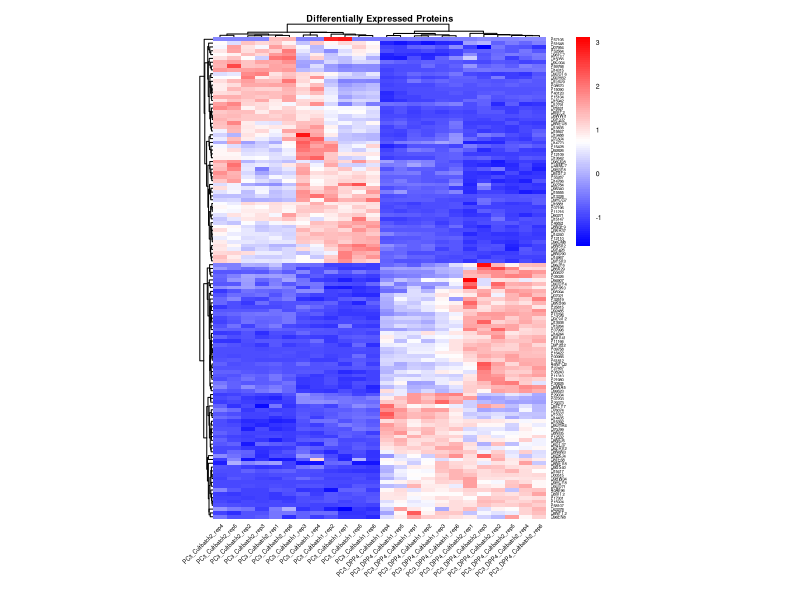

Write R code to recreate this figure.
# -----------------------------
# 1. Install and load the necessary libraries
# -----------------------------
install.packages(c("pheatmap", "dplyr", "tidyverse"))
library(pheatmap)
library(dplyr)
library(tidyverse)

# -----------------------------
# 2. Upload data
# -----------------------------
# Upload the protein intensities file
# Adjust the separator and file name accordingly.
intensities <- read.csv("report.pg_matrix_WTvsDPP4_HumanProtein_Heatmap.csv", 
                        sep = ";", 
                        header = TRUE, 
                        stringsAsFactors = FALSE) 

# Load the differentially expressed proteins file
# It is assumed that this file contains at least the column "Protein_ID"
diff_expr <- read.csv("DE_results_human_WTvsDPP4.csv", 
                      sep = ";", 
                      header = TRUE, 
                      stringsAsFactors = FALSE)

report_pg_filtered <- diff_expr %>% 
  filter(abs(log2_FC) > 1.2)

# -----------------------------
# 3. Review and prepare identifiers
# -----------------------------
# Print the column names to verify that you have the correct identifiers
print("Columns en intensities:")
print(colnames(intensities))
print("Columns en diff_expr:")
print(colnames(diff_expr))
# **Make sure that in both files the identifier is called ‘Protein_ID ’**.

# If necessary, we make the identifiers in the intensity file unique
intensities$Protein.Group <- make.unique(as.character(intensities$Protein.Group))

# -----------------------------
# 4. # Filter to retain only differentially expressed proteins. 
# -----------------------------
# Filter intensities to keep only the proteins that are in diff_expr**
intensities_DE <- intensities %>% filter(Protein.Group %in% report_pg_filtered$Protein_ID) 

cat("Proteins in intensities:", nrow(intensities), "\n")
cat("Proteins in report_pg_filtered:", nrow(report_pg_filtered), "\n")
cat("Proteins filtered (differentially expressed):", nrow(intensities_DE), "\n")

# -----------------------------
# 5. Convert to matrix
# -----------------------------
# **Convert column identifiers to row names** 
intensities_DE <- intensities_DE %>% column_to_rownames("Protein.Group")

# **Convert the data frame to a matrix** 
heatmap_matrix <- as.matrix(intensities_DE)

# Force all data to be numeric
heatmap_matrix <- apply(heatmap_matrix, 2, as.numeric)
rownames(heatmap_matrix) <- rownames(intensities_DE)

# -----------------------------
# 6. (Optional) Normalise data by rows
# -----------------------------

# Replace infinite values and delete rows with NA
heatmap_matrix[is.infinite(heatmap_matrix)] <- NA
heatmap_matrix <- heatmap_matrix[complete.cases(heatmap_matrix), ]

# **Normalise by ranks (Z-score), to compare the relative expression pattern**
heatmap_matrix_norm <- t(scale(t(heatmap_matrix)))

# -----------------------------
# 7. Generate the heatmap
# -----------------------------
# Define the colour palette
heatmap_colors <- colorRampPalette(c("blue", "white", "red"))(100)

# Adjust chart size
png("heatmap.png", width = 3000, height = 2000, res = 300)  # Ajusta dimensiones y resolución
pheatmap(heatmap_matrix_norm, 
         color = heatmap_colors,
         scale = "none",                        
         clustering_distance_rows = "euclidean",  
         clustering_distance_cols = "euclidean",  
         clustering_method = "complete",        
         fontsize_row = 3, # Adjust the size of the protein names (rows)**
         fontsize_col = 4, # Adjust the size of the column names*.
         fontsize = 5,     # Reduction of font size
         cellheight = 2.75, # Reduce the height of cells to improve visibility
         cellwidth = 10,
         angle_col = 45,
         treeheight_row = 5, # Reduce dendrogram height of rows
         treeheight_col = 5,     
         main = "Differentially Expressed Proteins") 
dev.off()  # Closes the graphical device
